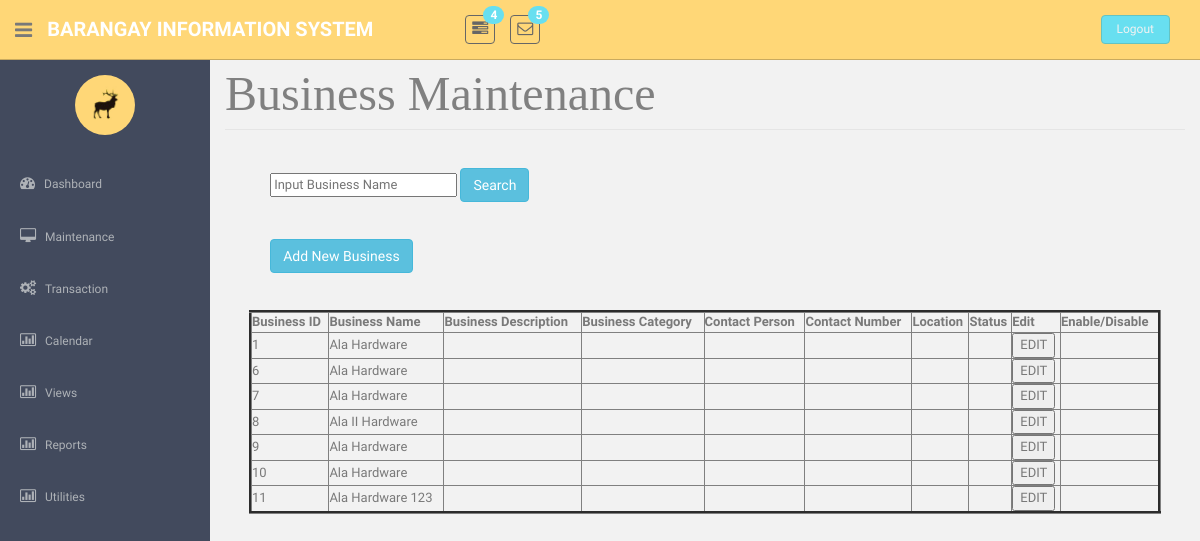
The page /BusinessMaintenance.php on the database as committed earlier.
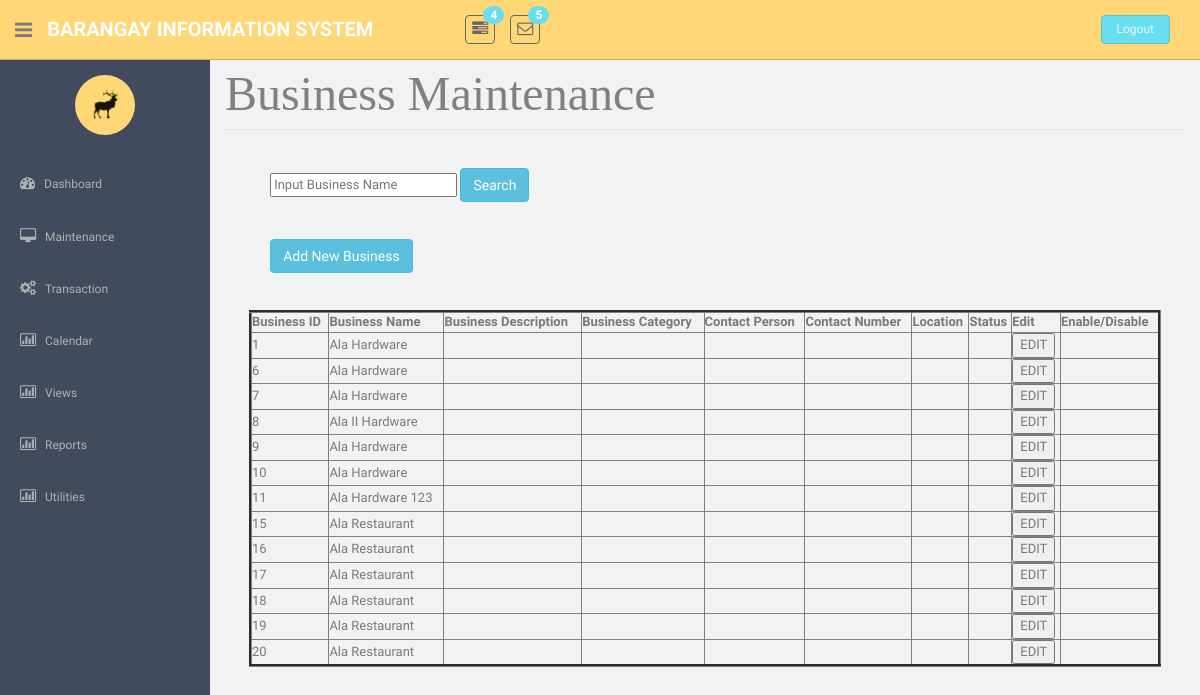
The same page on the database as committed later.
### tables this page shows
CREATE TABLE `tblbusiness` (
  `strBusinessID` int(11) NOT NULL,
  `strBusinessName` varchar(45) NOT NULL,
  `strBusinessCateID` varchar(25) NOT NULL,
  `strBusinessDesc` varchar(45) NOT NULL,
  `strBusinessLocation` varchar(45) NOT NULL,
  `strBusinessContactPerson` varchar(45) NOT NULL,
  `strContactNum` varchar(15) NOT NULL,
  `strSignageType` varchar(20) NOT NULL,
  `strSignageSize` int(11) NOT NULL
);

### BusinessMaintenance.php (the view, shortened to what this page needs)
<!DOCTYPE html>
          <?php require('header.php');?>
    <?php require('sidebar.php');?>
      <section id="main-content">
          <section class="wrapper site-min-height">		<form method = POST>
<legend ><font face = "cambria" size = 8 color = "grey"> Business Maintenance </font></legend>
<br>
<div class="input-append">
       &nbsp; &nbsp; &nbsp;&nbsp; &nbsp; &nbsp;&nbsp;&nbsp;&nbsp;    <input name="search" id="search" placeholder = "Input Business Name"/>
    <button class="btn btn-info" name = "s1">Search</button></form>
</div><br><br>
	&nbsp; &nbsp; &nbsp; &nbsp; &nbsp; &nbsp; &nbsp; <button  class="btn btn-info" onclick = "window.location.href='BusinessAdd.php'">Add New Business</button><br>
                            <div class="table-responsive">
                               <form method = POST>
<center> 		<br><br>
						<table  border = '3' style = 'width:95%'>
					<tr>
					<th>Business ID</th>
					<th>Business Name</th>
					<th>Business Description</th>
					<th>Business Category</th>
					<th>Contact Person</th>
					<th>Contact Number</th>
					<th>Location</th>
					<th>Status</th>
					<th>Edit</th>
					<th>Enable/Disable</th>
					</tr>
					<?php
					require('connection.php');
				$sql = "select * from tblbusiness";
				$query = mysqli_query($con, $sql);
				if(mysqli_num_rows($query) > 0){
					while($row = mysqli_fetch_object($query)){?>
					<tr> <td><?php echo $row->strBusinessID?></td>
					<td><?php echo $row->strBusinessName?></td>
					<td><?php echo $row->strBusinessDescription?></td>
					<td><?php echo $row->strCategory?></td>
					<td><?php echo $row->strContactPerson?></td>
					<td><?php echo $row->strContactNo?></td>
					<td><?php echo $row->strLocation?></td>
					<td><?php echo $row->strStatus?></td>
					<td> <button type = submit name = "btnEdit1" value = <?php echo $row->strBusinessID?>>EDIT</button></td>
					<td> <?php if($row->strStatus == 'active'){echo "<button type = submit name = 'disable' value = ".$row->strBusinessID.">Disable</button>";}
								else  if($row->strStatus == 'inactive'){echo "<button type = submit name = 'able' value = ".$row->strBusinessID.">Enable</button>";}					?></td>
					</tr>
				<?php }} ?></tbody>
					</table>
					<br><br>
</center>
</form>
                    </div>
		</section><! --/wrapper -->
      </section>
  </section>
  </body>
</html>

### header.php (shortened to what this page needs)
<html lang="en">
  <head>
    <link href="assets/css/bootstrap.css" rel="stylesheet">
    <link href="assets/font-awesome/css/font-awesome.css" rel="stylesheet" />
    <link href="assets/css/style.css" rel="stylesheet">
    <link href="assets/css/style-responsive.css" rel="stylesheet">
  </head>
  <body>
  <section id="container" >
      <header class="header black-bg">
              <div class="sidebar-toggle-box">
                  <div class="fa fa-bars tooltips" data-placement="right" data-original-title="Toggle Navigation"></div>
              </div>
            <a href="index.html" class="logo"><b>Barangay Information System</b></a>
            <div class="nav notify-row" id="top_menu">
                <ul class="nav top-menu">
                    <li class="dropdown">
                        <a data-toggle="dropdown" class="dropdown-toggle" href="index.html#">
                            <i class="fa fa-tasks"></i>
                            <span class="badge bg-theme">4</span>
                        </a>
                    </li>
                    <li id="header_inbox_bar" class="dropdown">
                        <a data-toggle="dropdown" class="dropdown-toggle" href="index.html#">
                            <i class="fa fa-envelope-o"></i>
                            <span class="badge bg-theme">5</span>
                        </a>
                    </li>
                </ul>
            </div>
            <div class="top-menu">
            	<ul class="nav pull-right top-menu">
                    <li><a class="logout" href="login.html">Logout</a></li>
            	</ul>
            </div>
        </header>

### sidebar.php (shortened to what this page needs)
<aside>
    <div id="sidebar"  class="nav-collapse ">
        <ul class="sidebar-menu" id="nav-accordion">
        	  <p class="centered"><a href="profile.html"><img src="assets/img/ui-sam.jpg" class="img-circle" width="60"></a></p>
            <li class="mt">
                <a href="news.php">
                    <i class="fa fa-dashboard"></i>
                    <span>Dashboard</span>
                </a>
            </li>
            <li class="sub-menu">
                <a href="javascript:;" >
                    <i class="fa fa-desktop"></i>
                    <span>Maintenance</span>
                </a>
            </li>
            <li class="sub-menu">
                <a href="validitycheck.php" >
                    <i class="fa fa-cogs"></i>
                    <span>Transaction</span>
                </a>
            </li>
 <li class="sub-menu">
                <a href="viewCalendar.php" >
                    <i class="fa fa-bar-chart-o"></i>
                    <span>Calendar</span>
                </a>
            </li>
<li class="sub-menu">
                <a href="javascript:;" >
                    <i class="fa fa-bar-chart-o"></i>
                    <span>Views</span>
                </a>
            </li>
            <li class="sub-menu">
                <a href="javascript:;" >
                    <i class="fa fa-bar-chart-o"></i>
                    <span>Reports</span>
                </a>
            </li>
<li class="sub-menu">
                <a href="#" >
                    <i class="fa fa-bar-chart-o"></i>
                    <span>Utilities</span>
                </a>
            </li>
        </ul>
    </div>
</aside>

### assets/css/style.css (style rules this page uses)
body { color: #797979; background: #f2f2f2; font-family: 'Ruda', sans-serif; padding: 0px !important; margin: 0px !important; font-size:13px; }
ul li { list-style: none; }
a, a:hover, a:focus { text-decoration: none; outline: none; }
#container { width: 100%; height: 100%; }
.bg-theme { background-color: #68dff0; }
.centered { text-align: center; }
.mt { margin-top: 25px; }
ul.top-menu > li > .logout { color: #f2f2f2; font-size: 12px; border-radius: 4px; -webkit-border-radius: 4px; border: 1px solid #64c3c2 !important; padding: 5px 15px; margin-right: 15px; background: #68dff0; margin-top: 15px; }
#sidebar { width: 210px; height: 100%; position: fixed; background: #424a5d; }
#sidebar ul li { position: relative; }
ul.sidebar-menu , ul.sidebar-menu li ul.sub { margin: -2px 0 0; padding: 0; }
ul.sidebar-menu { margin-top: 75px; }
ul.sidebar-menu li { margin-bottom: 5px; margin-left:10px; margin-right:10px; }
ul.sidebar-menu li.sub-menu { line-height: 15px; }
ul.sidebar-menu li a span { display: inline-block; }
ul.sidebar-menu li a { color: #aeb2b7; text-decoration: none; display: block; padding: 15px 0 15px 10px; font-size: 12px; outline: none; -webkit-transition: all 0.3s ease; -moz-transition: all 0.3s ease; -o-transition: all 0.3s ease; -ms-transition: all 0.3s ease; transition: all 0.3s ease; }
ul.sidebar-menu li a i { font-size: 15px; padding-right: 6px; }
#main-content { margin-left: 210px; }
.header, .footer { min-height: 60px; padding: 0 15px; }
.header { position: fixed; left: 0; right: 0; z-index: 1002; }
.black-bg { background: #ffd777; border-bottom: 1px solid #c9aa5f; }
.wrapper { display: inline-block; margin-top: 60px; padding-left: 15px; padding-right: 15px; padding-bottom: 15px; padding-top: 0px; width: 100%; }
a.logo { font-size: 20px; color: #ffffff; float: left; margin-top: 15px; text-transform: uppercase; }
a.logo b { font-weight: 900; }
#top_menu .nav > li, ul.top-menu > li { float: left; }
.notify-row { float: left; margin-top: 15px; margin-left: 92px; }
ul.top-menu > li > a { color: #666666; font-size: 16px; border-radius: 4px; -webkit-border-radius: 4px; border:1px solid #666666 !important; padding: 2px 6px; margin-right: 15px; }
.notify-row .badge { position: absolute; right: -10px; top: -10px; z-index: 100; }
.sidebar-toggle-box { float: left; padding-right: 15px; margin-top: 20px; }
.sidebar-toggle-box .fa-bars { cursor: pointer; display: inline-block; font-size: 20px; }
.site-min-height { min-height: 900px; }

Rows that differ between the two databases and show on the page:
added tblbusiness: strBusinessID "15", strBusinessName "Ala Restaurant"
added tblbusiness: strBusinessID "16", strBusinessName "Ala Restaurant"
added tblbusiness: strBusinessID "17", strBusinessName "Ala Restaurant"
added tblbusiness: strBusinessID "18", strBusinessName "Ala Restaurant"
added tblbusiness: strBusinessID "19", strBusinessName "Ala Restaurant"
added tblbusiness: strBusinessID "20", strBusinessName "Ala Restaurant"
